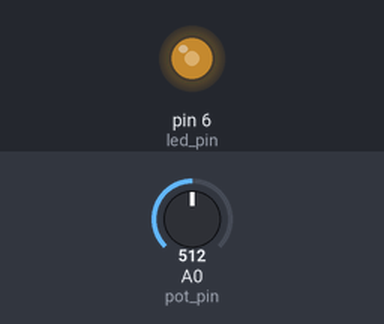
Recording of a sketch running on a simulated Arduino Uno, built with avr-gcc and run on an emulated ATmega328P. Shown: output pins drawn as LEDs (lit = HIGH). The inputs (shaded band) are chosen by the test bench; at power-on: A0 (pot_pin) = 512. What the sketch prints to the serial monitor is not drawn.

Above: at 1.2 s.
1.3 s: A0 (pot_pin) set to 415
At 1.9 s:
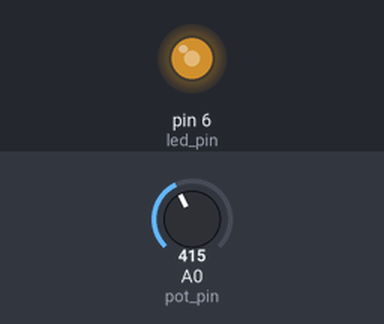
2.8 s: A0 (pot_pin) set to 382
At 3.3 s:
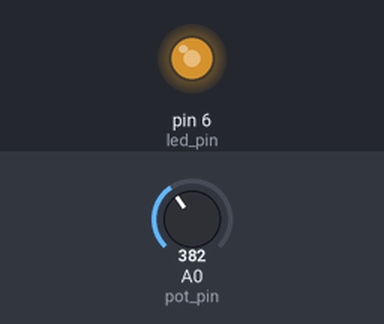
4.3 s: A0 (pot_pin) set to 122
At 5.1 s:
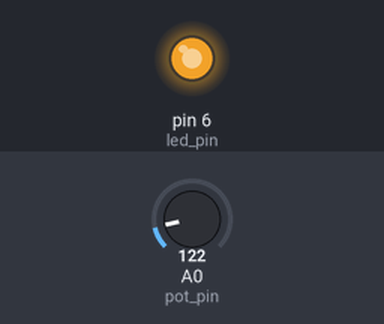
5.8 s: A0 (pot_pin) set to 1023
At 6.8 s:
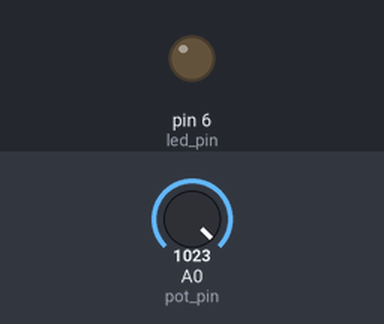
7.3 s: A0 (pot_pin) set to 997
At 8.5 s:
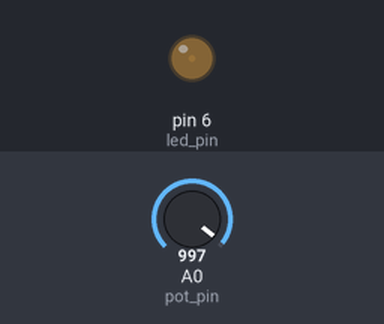
8.8 s: A0 (pot_pin) set to 971
At 9.4 s:
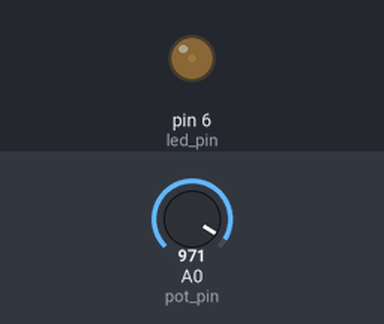
Timing chart, 0 to 11.8 s (numbered marks = the images above; inputs shaded):
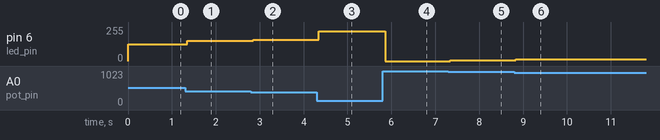

The sketch:

EE003_control_LED.ino
```cpp
/* 可變電阻
線路:
LED: D6->LED->R->GND
可變電阻: 5V->可變電阻->GND
                  L>A0
原理: A0可讀取類比訊號
透過他讀取電阻造成的電壓變化
並進行類比to PWM映射 1023 to 255
之後演算轉換變成符合日常習慣(順時針開電)

 */

int pot_pin = A0; //A0針腳讀取可變電阻
int led_pin = 6; //led pin

void setup(){
  Serial.begin(9600);
  pinMode(led_pin, OUTPUT); //給定腳位輸出格式

}

void loop(){
  //讀取可變電阻類比數據
  int value = analogRead(pot_pin); //1023格式 A0為類比針腳
  int volta = value / 4; // 類比 to PWM
  Serial.println("轉換前資料: ");
  Serial.println(volta);
  volta = 255-volta; // 做一個資料反轉 符合順時針開逆時針觀的邏輯
  Serial.println(volta);
  // 燈泡亮暗輸出
  analogWrite(led_pin, volta);
  }
```

Measured:
- after the input at 1.3 s, pin 6 (led_pin): 127/255 → 152/255 after 0.05 s
- after the input at 2.8 s, pin 6 (led_pin): 152/255 → 160/255 after 0.06 s
- after the input at 4.3 s, pin 6 (led_pin): 160/255 → 225/255 at once
- after the input at 5.8 s, pin 6 (led_pin): 225/255 → 0/255 after 0.06 s
- after the input at 7.3 s, pin 6 (led_pin): 0/255 → 6/255 at once
- after the input at 8.8 s, pin 6 (led_pin): 6/255 → 13/255 at once
